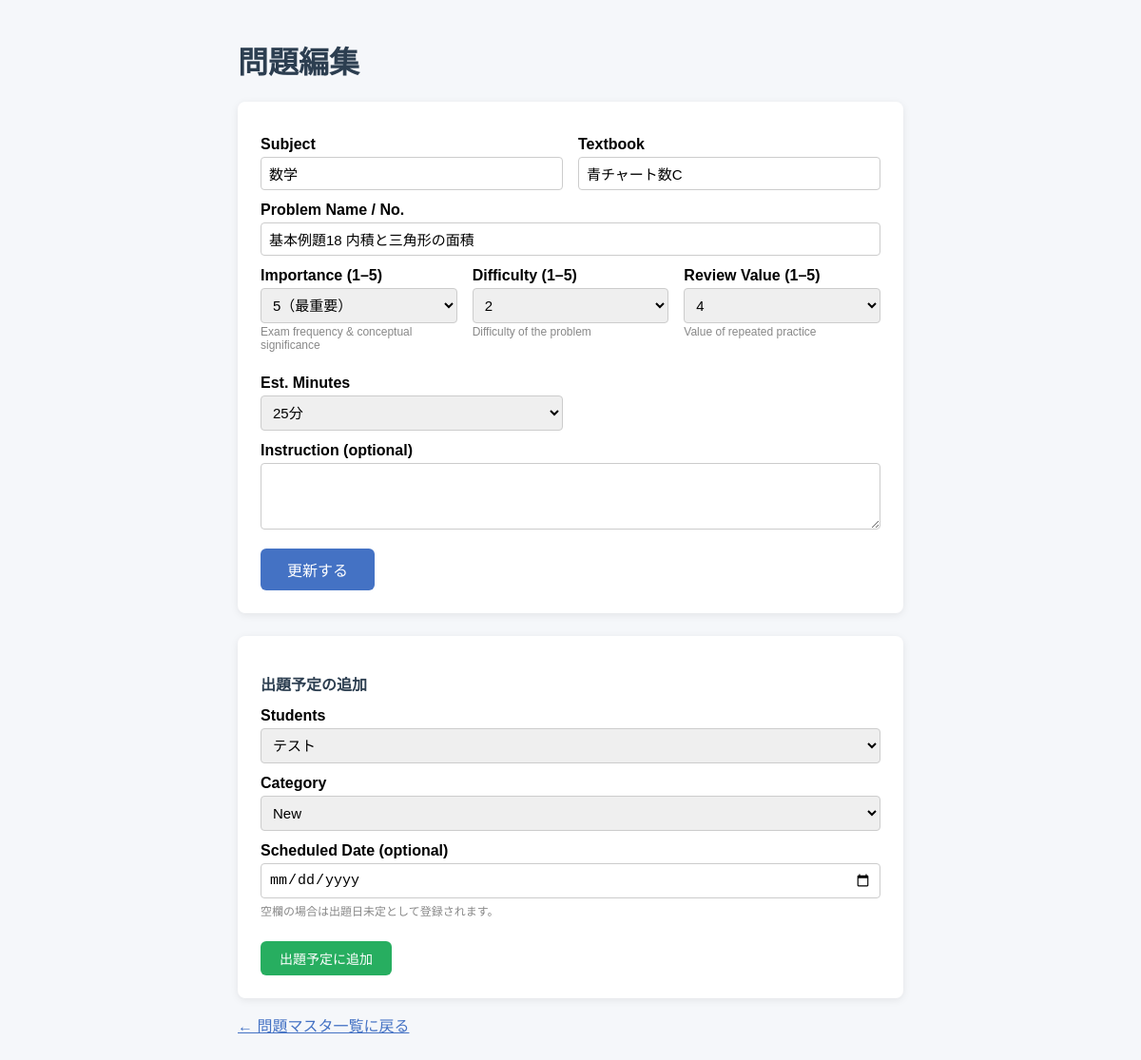
The page /problems/edit/270 on the database as committed earlier.
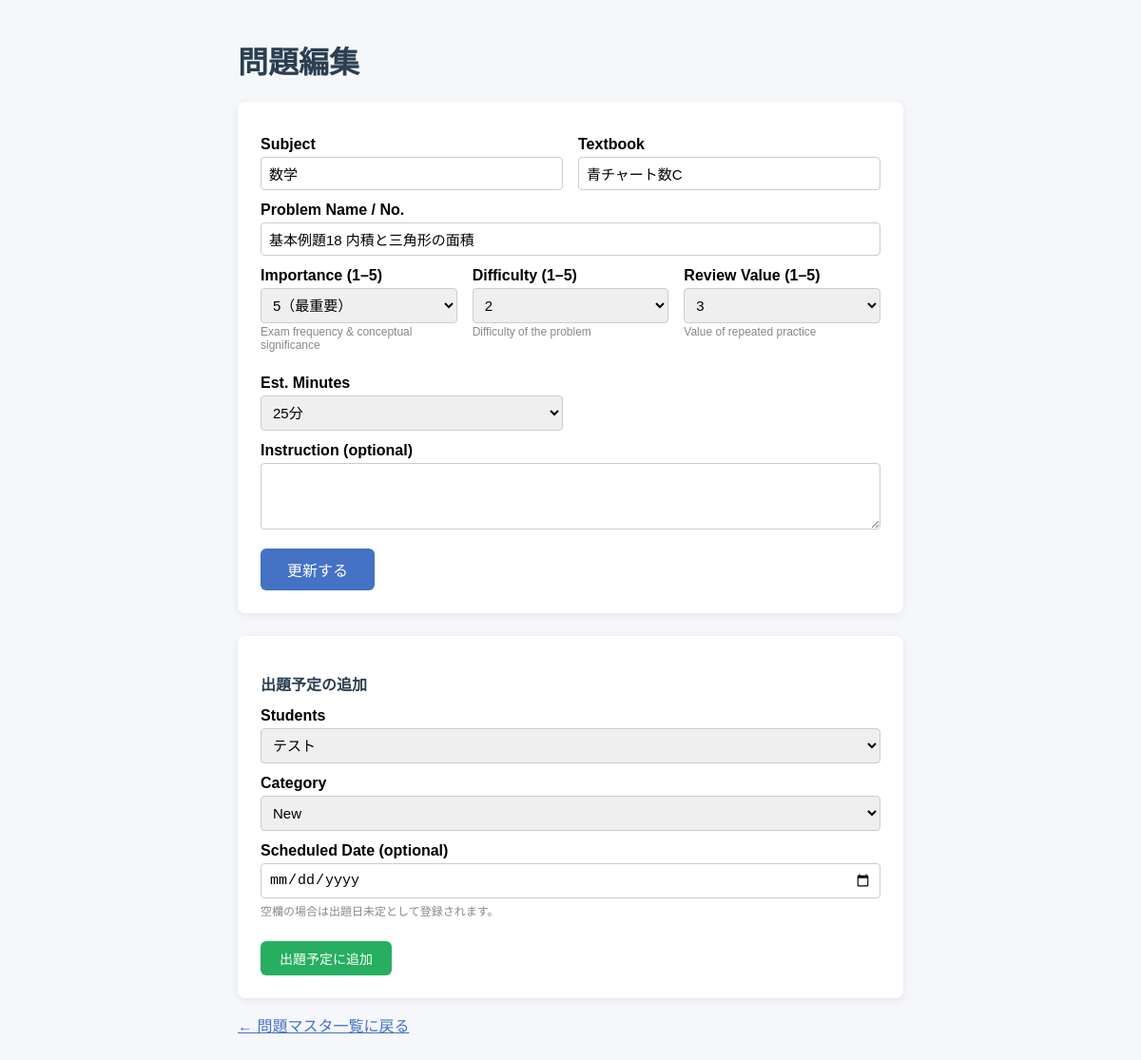
The same page on the database as committed later.
### tables this page shows
CREATE TABLE problems (
            problem_id INTEGER PRIMARY KEY AUTOINCREMENT,
            subject TEXT NOT NULL,
            textbook TEXT NOT NULL,
            problem_number TEXT NOT NULL,
            importance TEXT NOT NULL,
            type TEXT NOT NULL
        , instruction TEXT, difficulty INTEGER DEFAULT 3, review_value INTEGER DEFAULT 3, estimated_minutes INTEGER DEFAULT 15, textbook_id INTEGER, section_id INTEGER, order_in_textbook INTEGER, total_minutes INTEGER DEFAULT NULL);

### app.py (the view, shortened to what this page needs)
@app.route("/problems/edit/<int:problem_id>", methods=["GET", "POST"])
def problem_edit(problem_id):
    conn = get_connection()
    c = conn.cursor()
    c.execute("SELECT * FROM problems WHERE problem_id=?", (problem_id,))
    problem = c.fetchone()
    c.execute("SELECT * FROM students ORDER BY student_id")
    students = c.fetchall()
    conn.close()
    return render_template("problem_edit.html", problem=problem, students=students)

### database.py (called while the page is built)
def get_connection():
    conn = sqlite3.connect(DB_PATH)
    conn.row_factory = sqlite3.Row
    return conn

### templates/problem_edit.html (shortened to what this page needs)
<!DOCTYPE html>
<html lang="ja">
<head>
</head>
<body>
  <h1>問題編集</h1>
  <div class="form-box">
    <form method="POST">
      <div class="row2">
        <div>
          <label>Subject</label>
          <input type="text" name="subject" value="{{ problem.subject }}" required>
        </div>
        <div>
          <label>Textbook</label>
          <input type="text" name="textbook" value="{{ problem.textbook }}" required>
        </div>
      </div>
      <label>Problem Name / No.</label>
      <input type="text" name="problem_number" value="{{ problem.problem_number }}" required>
      <div class="row3">
        <div>
          <label>Importance (1–5)</label>
          <select name="importance">
            {% for i in range(5, 0, -1) %}
            <option value="{{ i }}" {% if problem.importance == i %}selected{% endif %}>
              {{ i }}{% if i == 5 %}（最重要）{% elif i == 1 %}（低）{% endif %}
            </option>
            {% endfor %}
          </select>
          <p class="hint">Exam frequency &amp; conceptual significance</p>
        </div>
        <div>
          <label>Difficulty (1–5)</label>
          <select name="difficulty">
            {% for i in range(5, 0, -1) %}
            <option value="{{ i }}" {% if problem.difficulty == i %}selected{% endif %}>
              {{ i }}{% if i == 5 %}（最難）{% elif i == 1 %}（基礎）{% endif %}
            </option>
            {% endfor %}
          </select>
          <p class="hint">Difficulty of the problem</p>
        </div>
        <div>
          <label>Review Value (1–5)</label>
          <select name="review_value">
            {% for i in range(5, 0, -1) %}
            <option value="{{ i }}" {% if problem.review_value == i %}selected{% endif %}>
              {{ i }}{% if i == 5 %}（最高）{% elif i == 1 %}（最低）{% endif %}
            </option>
            {% endfor %}
          </select>
          <p class="hint">Value of repeated practice</p>
        </div>
      </div>
      <div class="row2">
        <div>
          <label>Est. Minutes</label>
          <select name="estimated_minutes">
            {% for m in range(5, 125, 5) %}
            <option value="{{ m }}" {% if problem.estimated_minutes == m %}selected{% endif %}>{{ m }}分</option>
            {% endfor %}
          </select>
        </div>
      </div>
      <label>Instruction (optional)</label>
      <textarea name="instruction">{{ problem.instruction or "" }}</textarea>
      <button type="submit">更新する</button>
    </form>
  </div>
  <div class="form-box" style="margin-top:24px;">
    <h2 style="font-size:16px;color:#2c3e50;">出題予定の追加</h2>
    <form method="POST" action="/problems/assign/{{ problem.problem_id }}">
      <label>Students</label>
      <select name="student_id" style="width:100%;padding:8px;border:1px solid #ccc;border-radius:4px;font-size:15px;box-sizing:border-box;">
        {% for s in students %}
        <option value="{{ s.student_id }}">{{ s.name }}</option>
        {% endfor %}
      </select>
      <label>Category</label>
      <select name="category" style="width:100%;padding:8px;margin-top:4px;border:1px solid #ccc;border-radius:4px;font-size:15px;box-sizing:border-box;">
        <option value="予習">New</option>
      </select>
      <label>Scheduled Date (optional)</label>
      <input type="date" name="scheduled_date" style="width:100%;padding:8px;margin-top:4px;border:1px solid #ccc;border-radius:4px;font-size:15px;box-sizing:border-box;">
      <p style="font-size:12px;color:#888;margin-top:4px;">空欄の場合は出題日未定として登録されます。</p>
      <button type="submit" style="margin-top:12px;padding:8px 20px;background:#27ae60;color:white;border:none;border-radius:6px;font-size:14px;cursor:pointer;">出題予定に追加</button>
    </form>
  </div>
  <p><a href="/problems">← 問題マスタ一覧に戻る</a></p>
</body>
</html>

Rows that differ between the two databases and show on the page:
changed problems "数学": review_value "4" → "3"
